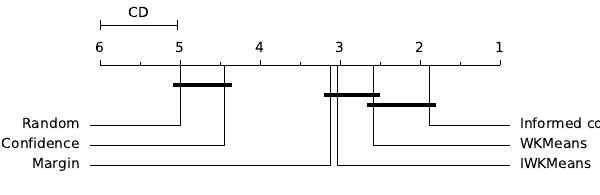

Here is the Python script that generated this plot:
import dataset
import pandas as pd
from sklearn.metrics import auc
from autorank import autorank, plot_stats
from matplotlib import pyplot as plt
from study import names
from pathlib import Path


datasets = [
    'cifar10',
    'cifar10_simclr',
    'cifar100',
    'mnist',
    'fashion',
    'ldpa',
]


for ds in datasets:
    # Load database
    accuracy = pd.read_csv(str(Path(ds) / 'results' / 'accuracy.csv'))

    accuracy = accuracy[accuracy['method'].isin(['iwkmeans', 'wkmeans', 'margin', 'uncertainty', 'iconfidence', 'random'])]

    accuracy['method'] = accuracy['method'].replace(names)

    # compute auc
    accuracy = accuracy.drop_duplicates(subset=['dataset', 'method', 'seed', 'n_iter'])
    f = lambda x: auc(x['n_iter'], x['value'])
    accuracy = accuracy.groupby(['dataset', 'method', 'seed']).apply(f)

    df = accuracy.unstack(['method']).reset_index()
    df = df.drop(['dataset', 'seed'], axis=1)
    df.columns.name = None

    result = autorank(df)

    plot_stats(result)
    plt.savefig('method_ranking_{}.pdf'.format(ds))